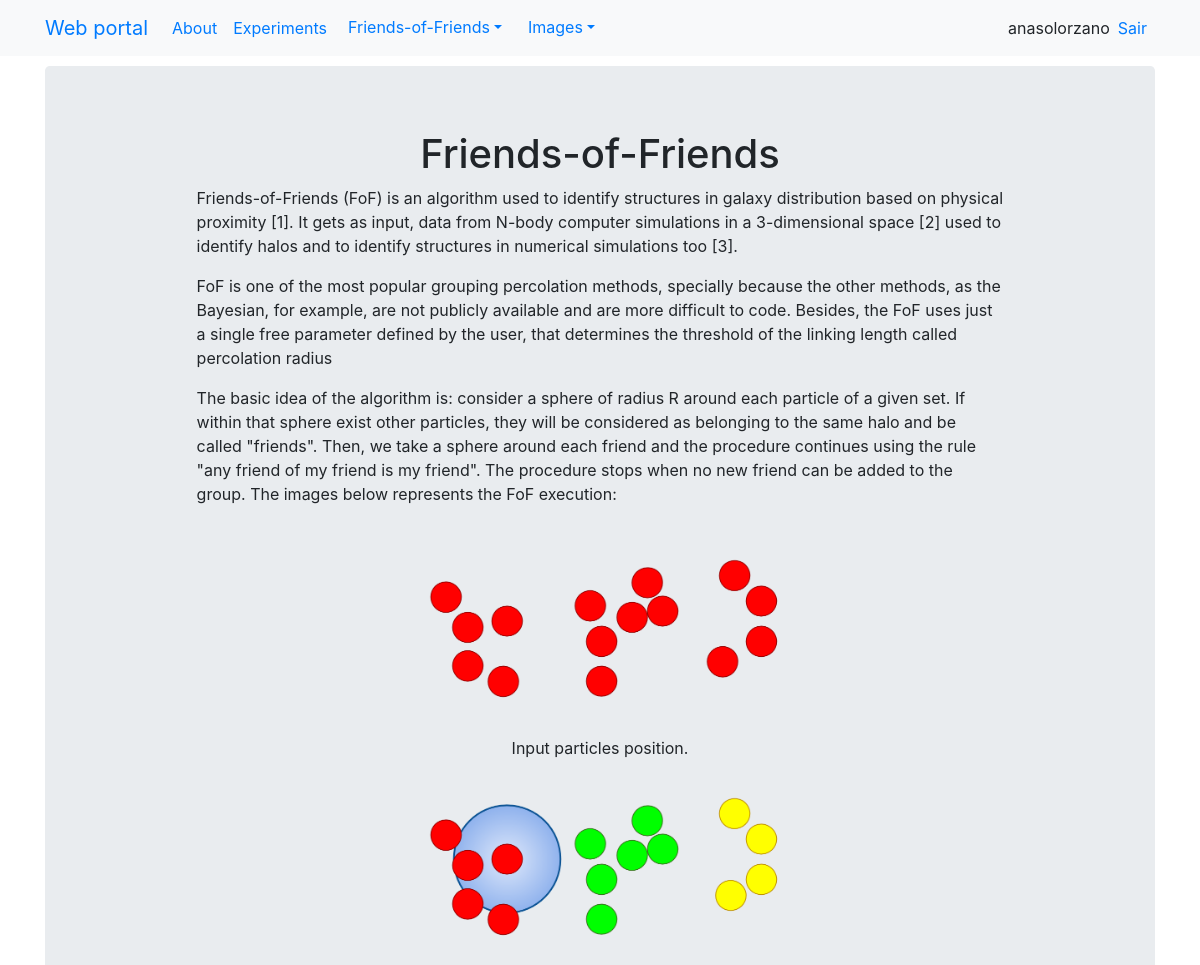
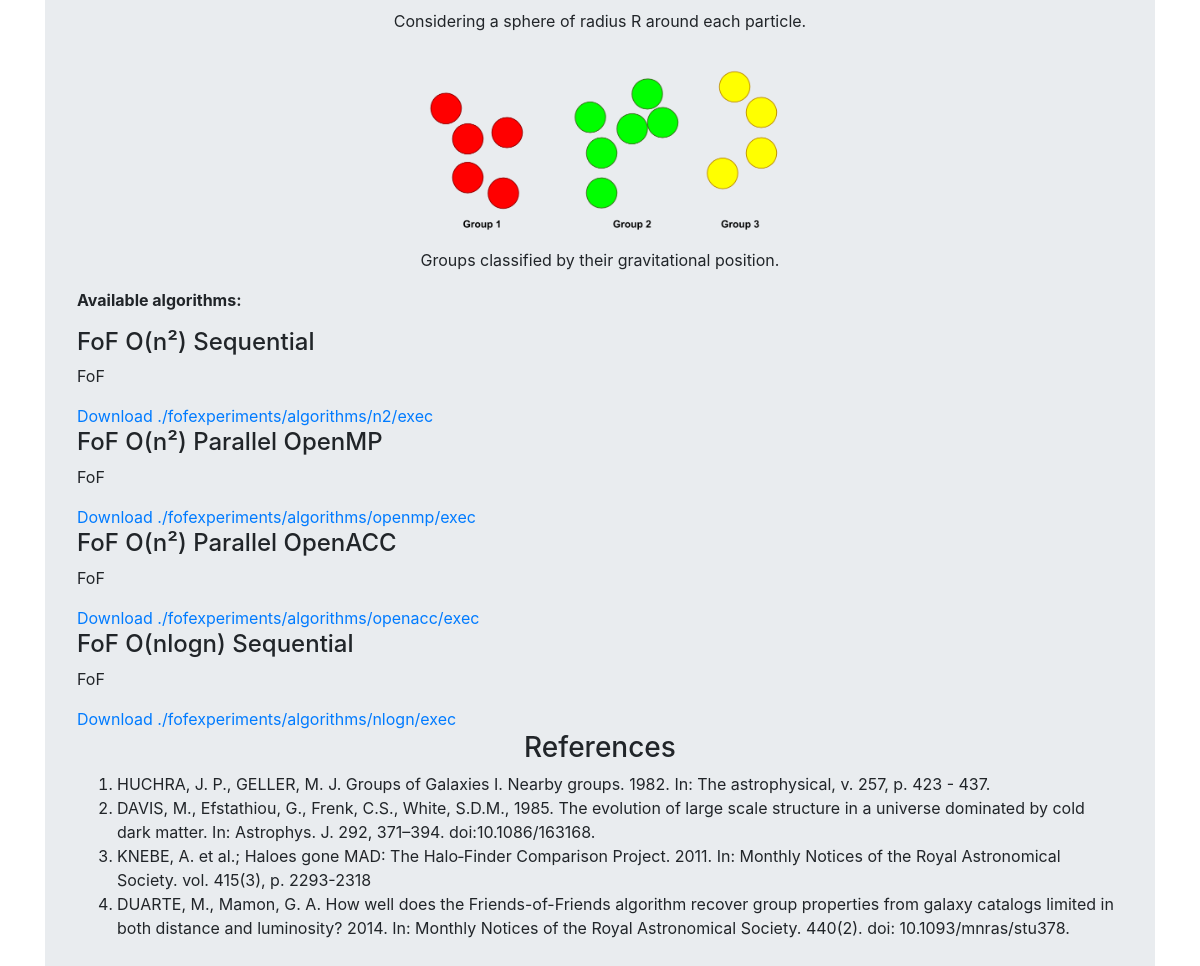
Screenshot of /fof/about (signed in) with the database file from the repository (2 pictures, top to bottom).
### fof/models.py (models this page shows, shortened)
class FoFAlgorithm(models.Model):
    idFoF = models.AutoField(primary_key=True)
    nameFoF = models.CharField(null=False, blank=False, max_length=100)
    descFoF = models.TextField(null=True, blank=False)
    commandFoF = models.TextField(null=False, blank=False)
    class Meta:
        managed = True
        db_table = 'fof_algorithm'

### fof/views.py (the view)
# urls.py: path('about', about, name="about"),
def about(request):
    query_results = FoFAlgorithm.objects.all()
    return render(request, 'fof/about.html', {"results" : query_results})

### templates/fof/about.html
<!DOCTYPE html>
{%extends "base.html" %}
{% load static %}
{% block jumbotron %}
<div class="jumbotron">
  <h1><center>Friends-of-Friends</center></h1>
    <div style="width:80%;" class="container">
    <p>Friends-of-Friends (FoF) is an algorithm used to identify structures in galaxy distribution based on physical proximity
        [1]. It gets as input, data from N-body computer simulations in a 3-dimensional space [2]
        used to identify halos and to identify structures in numerical simulations too [3].</p>
    <p>
        FoF is one of the most popular grouping percolation methods, specially because the other methods, as the Bayesian, for example,
        are not publicly available and are more difficult to code. Besides, the FoF uses just a single free parameter defined by the
        user, that determines the threshold of the linking length called percolation radius</p>
     <p>
        The basic idea of the algorithm is: consider a sphere of radius R around each particle of a given set. If within that sphere
        exist other particles, they will be considered as belonging to the same halo and be called "friends". Then, we take a sphere
        around each friend and the procedure continues using the rule "any friend of my friend is my friend". The procedure stops when
        no new friend can be added to the group. The images below represents the FoF execution:</p>
        <p>
            <center>
            <img src="{% static '/img/fof1.png' %}" alt="Italian Trulli" align="middle" width="50%"/>
            <figcaption>Input particles position.</figcaption>
            <img src="{% static 'img/fof2.png' %}" alt="Italian Trulli" align="middle" width="50%"/>
            <figcaption>Considering a sphere of radius R around each particle.</figcaption>
            <img src="{% static 'img/fof3.png' %}" alt="Italian Trulli" align="middle" width="50%"/>
            <figcaption>Groups classified by their gravitational position.</figcaption>
            </center>
        </p>
    </div>
    <p><b>Available algorithms:</b></p>
		<div id="postlist">
			<div class="panel">
                {% for alg in results %}
                  <div class="panel-heading">
                        <div class="text-center">
                            <div class="row">
                                <div class="col-sm-9">
                                    <h4 class="pull-left">{{ alg.nameFoF }}</h4>
                                </div>
                            </div>
                        </div>
                    </div>
                    <div class="panel-body">
                        <p>{{ alg.descFoF }}</p>
                        <a href="#"> Download {{ alg.commandFoF }}</a>
                    </div>
                {% endfor %}
        </div>
        </div>
  <h3><center>References</center></h3>
    <ol>
      <li>HUCHRA, J. P., GELLER, M. J. Groups of Galaxies I. Nearby groups. 1982. In: The astrophysical, v. 257, p. 423 - 437.</li>
      <li>DAVIS, M., Efstathiou, G., Frenk, C.S., White, S.D.M., 1985. The evolution of large scale structure in a universe dominated by cold dark matter. In: Astrophys. J. 292, 371–394. doi:10.1086/163168.</li>
      <li>KNEBE, A. et al.; Haloes gone MAD: The Halo‐Finder Comparison Project. 2011. In: Monthly Notices of the Royal Astronomical Society. vol. 415(3), p. 2293-2318</li>
      <li>DUARTE, M., Mamon, G. A. How well does the Friends-of-Friends algorithm recover group properties from galaxy catalogs limited in both distance and luminosity? 2014. In: Monthly Notices of the Royal Astronomical Society. 440(2). doi: 10.1093/mnras/stu378. </li>
    </ol>
</div>
{% endblock %}

### templates/navbar.html (shortened to what this page needs)
<nav class="navbar navbar-expand-lg bg-light">
  <div class="container">
    <div class="navbar-header">
      <a class="navbar-brand" href="{% url 'home' %}">Web portal</a>
    </div>
    <div id="navbar" class="navbar-collapse collapse">
      <ul class="navbar-nav mr-auto">
	  <li class="nav-item">
	  <a class="nav-link" href="{% url 'about' %}">About</a>
	  {% if request.user.is_authenticated %}
	  <li class="nav-item">
	  <a class="nav-link" href="{% url 'experiments' %}">Experiments</a>
		<li class="nav-item">
		  <div class="dropdown">
			<button class="btn btn-link dropdown-toggle" type="button" id="dropdownMenuButton" data-toggle="dropdown" aria-haspopup="true" aria-expanded="false">Friends-of-Friends</button>
		 </div>
	<li class="nav-item">
	  <div class="dropdown">
	    <button class="btn btn-link dropdown-toggle" type="button" id="dropdownMenuButton" data-toggle="dropdown" aria-haspopup="true" aria-expanded="false">Images</button>
	  </div>
	  {% endif %}
      </ul>
      <ul class="navbar-nav ml-auto">
	{% if request.user.is_authenticated %}
	<li class="nav-item mr-sm-2">
	  <a>{{user}}</a>
	<li class="nav-item mr-sm-2">
	  <a href="{% url 'auth_logout' %}">Sair</a>
	{% else %}
	<li class="active mr-sm-2"><a href="{% url 'registration_register' %}">Sign up</a></li>
	{% endif %}
      </ul>
    </div>
  </div>
</nav>

### static/ui/cssold/footer.css (style rules this page uses)
html { position: relative; min-height: 100%; }

### rows the page displays
FoFAlgorithm: nameFoF "FoF O(n²) Sequential", descFoF "FoF", commandFoF "./fofexperiments/algorithms/n2/exec"
FoFAlgorithm: nameFoF "FoF O(n²) Parallel OpenMP", descFoF "FoF", commandFoF "./fofexperiments/algorithms/openmp/exec"
FoFAlgorithm: nameFoF "FoF O(n²) Parallel OpenACC", descFoF "FoF", commandFoF "./fofexperiments/algorithms/openacc/exec"
FoFAlgorithm: nameFoF "FoF O(nlogn) Sequential", descFoF "FoF", commandFoF "./fofexperiments/algorithms/nlogn/exec"

### other values shown
{{ user }} "anasolorzano"
